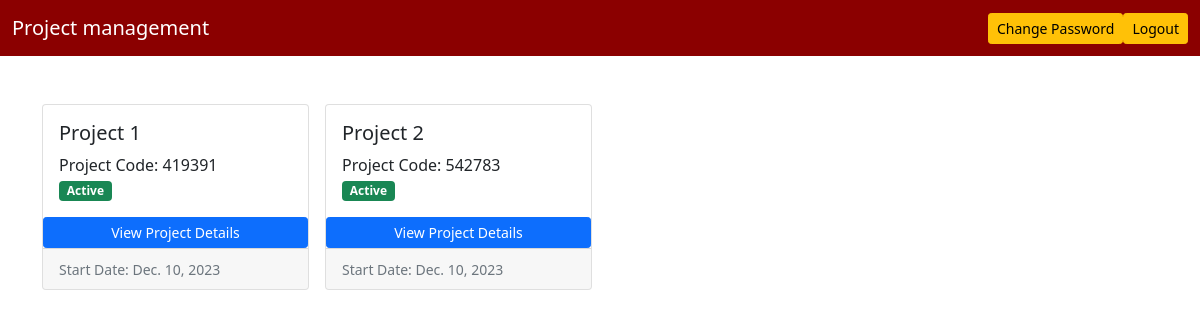
Page /project/admin-view-projects/ on the committed database.
### project/models.py (models this page shows, shortened)
class Project(models.Model):
    project_code = models.CharField(max_length=20, unique=True)
    project_title = models.CharField(max_length=50)
    description = models.TextField()
    customer = models.ForeignKey(
        User,
        on_delete=models.CASCADE,
        related_name='customer_projects',
        limit_choices_to={'is_customer': True}
    )
    manager = models.ForeignKey(
        User,
        on_delete=models.CASCADE,
        related_name='managed_projects',
        limit_choices_to={'is_manager': True}
    )
    status = models.CharField(
        max_length=20,
        choices=(
            ('Active', 'Active'),
            ('Completed', 'Completed'),
            ('On Hold', 'On Hold'),
        ),
        default='Active'
    )
    start_date = models.DateField(auto_now_add=True)
    end_date = models.DateField(null=True, blank=True)
    project_id = models.IntegerField(unique=True, default=generate_random_project_id)

### project/views.py (the view)
# urls.py: path('admin-view-projects/', views.admin_view_projects, name='admin-view-projects'),
def admin_view_projects(request):
    projects = Project.objects.all().order_by(
    Case(
        When(status='Active', then=Value(0)),
        When(status='On Hold', then=Value(1)),
        When(status='Completed', then=Value(2)),
        default=Value(3),
    ),
    '-start_date'
)
    context = {'projects': projects}
    return render(request, 'project/view_projects.html', context)

### templates/project/view_projects.html (shortened to what this page needs)
{% extends 'base.html' %}
{% load humanize %}
{% block content %}
<div class="row row-cols-2 row-cols-md-4 g-3">
    {% if projects %}
        {% for project in projects %}
        <div class="col">
            <div class="card h-100">
                <div class="card-body">
                    <h5 class="card-title">{{ project.project_title }}</h5>
                    <p class="card-text">
                        Project Code: {{ project.project_id }}<br>
                        {% if project.status == 'On Hold' %}
                            <span class="badge bg-primary text-white">On Hold</span>
                        {% elif project.status == 'Active' %}
                            <span class="badge bg-success text-white">Active</span>
                        {% elif project.status == 'Completed' %}
                            <span class="badge bg-danger text-white">Completed</span>
                        {% endif %}
                    </p>
                </div>
                <a href="{% url 'project-details' project.project_id %}" class="btn btn-primary btn-sm">View Project Details</a>
                <div class="card-footer">
                    <small class="text-muted">Start Date: {{ project.start_date }}</small>
                </div>
            </div>
        </div>
        {% endfor %}
    {% endif %}
</div>
{% endblock content %}

### rows in the picture
Project: project_title "Project 1", project_id "419391", status "Active", start_date "Dec. 10, 2023"
Project: project_title "Project 2", project_id "542783", status "Active", start_date "Dec. 10, 2023"
